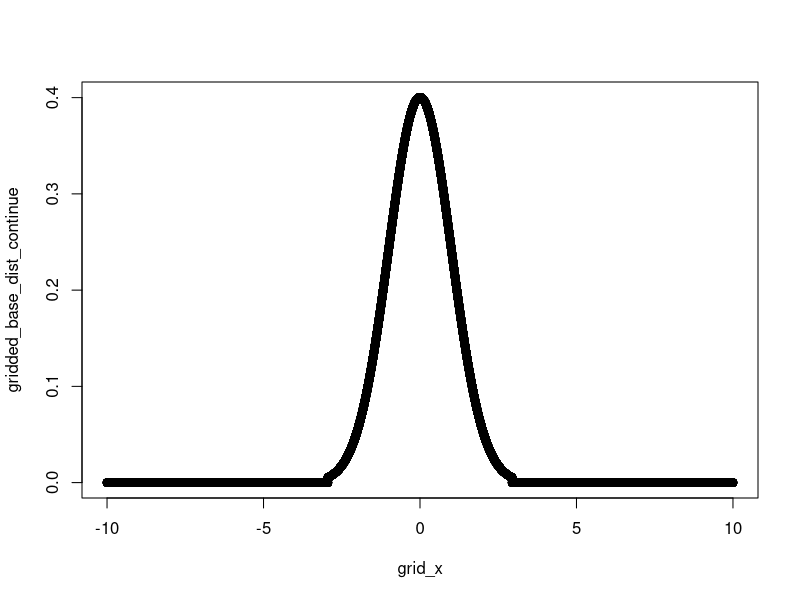
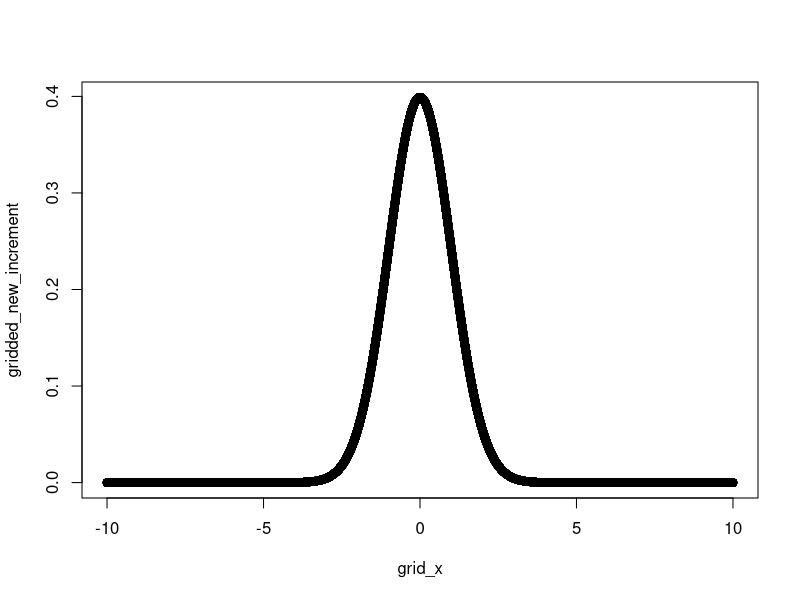
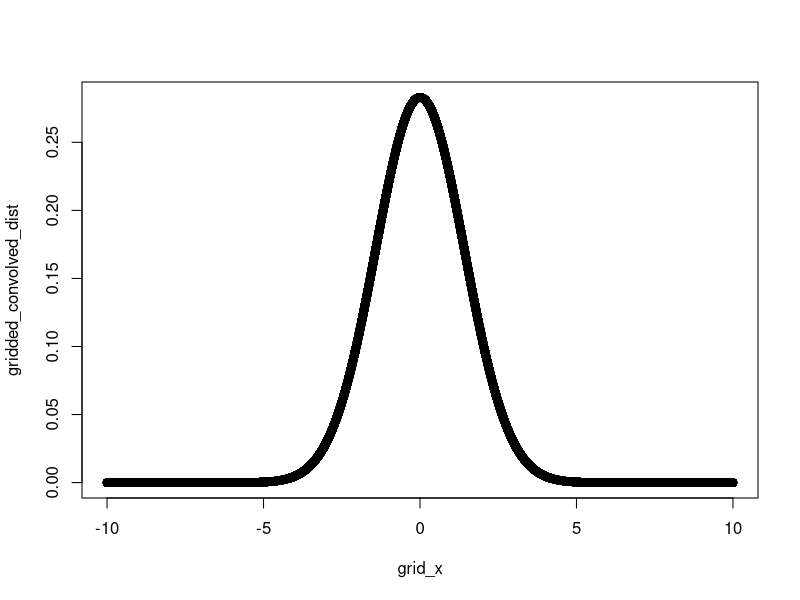
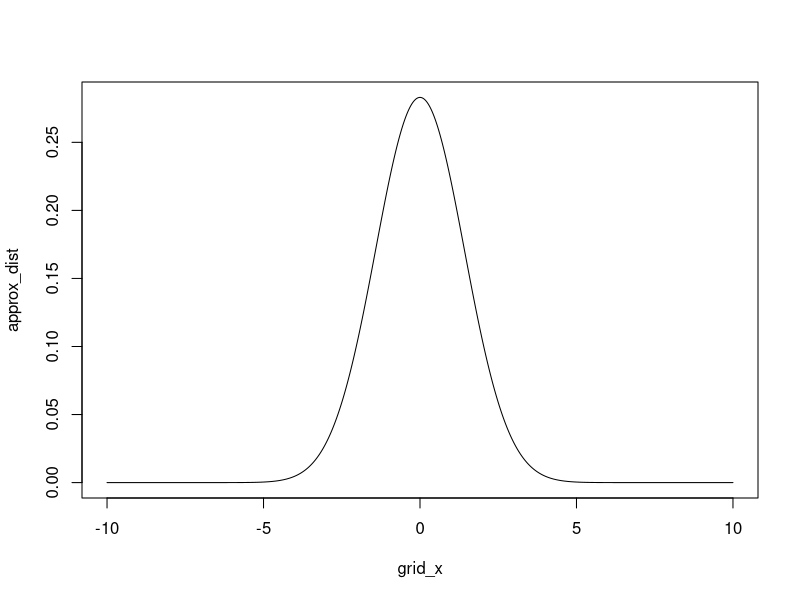
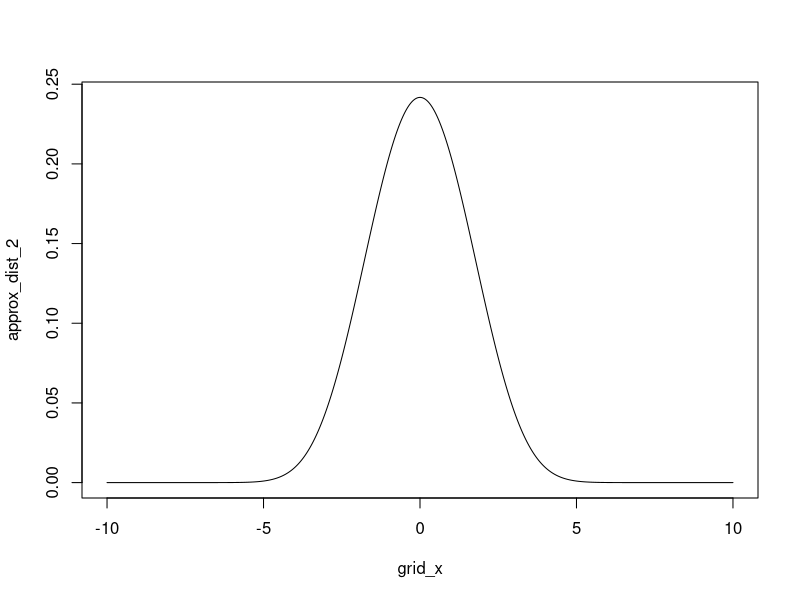

Recreate these plots in R, in order.
## In what follows I am assuming the effect-size is 0!
### This would have to be modified for constructing confidence intervals


## Defining the grid on which we want to evaluate the densities
lower = -10
upper = 10
l.out = 100000
grid_x <- seq(from = lower, to = upper, length.out = l.out)
delta = (upper - lower)/l.out

### This should be the cutoff for significance from the first block (on the score scale I believe)
### (It shouldn't be 2! It should be a bit bigger, depending on our design, I just threw in 2 because it seemed semi-reasonable)
cutoff <- 2
cutoff <- 2.943058

### Here we set up the truncated distribution of the statistic from the first block.
### I standardize it (to make it a dist), though that is actually not necessary
### For future blocks this will change!
gridded_base_dist <- dnorm(grid_x)
gridded_base_dist_continue <- gridded_base_dist
gridded_base_dist_continue[which(abs(grid_x) >= cutoff)] <- 0
gridded_base_dist_continue <- gridded_base_dist_continue / (sum(gridded_base_dist_continue)*delta)

### This is the distribution of the new increment
### I believe I am implicitly doing things on the score scale for equally sized blocks
### Otherwise I should probably modify the SD below
gridded_new_increment <- dnorm(grid_x)

### Here I convolve the two distributions
### The convolve function in R is quite fast and nice!
### but it flips things in a funny way (so I flip it back)
est_flipped <- convolve(gridded_base_dist_continue,
                        gridded_new_increment)  * delta
gridded_convolved_dist <- est_flipped[c(ceiling(length(grid_x)/2):length(grid_x),
                               1:(ceiling(length(grid_x)/2)-1))]


plot(grid_x, gridded_base_dist_continue) ## the dist of the statistic at the previous stage
plot(grid_x, gridded_new_increment) ## the dist of the new increment
plot(grid_x, gridded_convolved_dist) ## the dist of the sum
sum(gridded_convolved_dist)*delta ## checking to make sure this is a dist

## doing this in function form

recursive_integ <- function(gridded_base_dist,
                            gridded_new_increment,
                            delta,
                            cutoff){
  gridded_base_dist_continue <- gridded_base_dist
  gridded_base_dist_continue[which(abs(grid_x) >= cutoff)] <- 0
  gridded_base_dist_continue <- gridded_base_dist_continue / (sum(gridded_base_dist_continue)*delta)

  est_flipped <- convolve(gridded_base_dist_continue,
                          gridded_new_increment)  * delta
  gridded_convolved_dist <- est_flipped[c(ceiling(length(grid_x)/2):length(grid_x),
                                          1:(ceiling(length(grid_x)/2)-1))]
  return(gridded_convolved_dist)
}

## Testing the function version

approx_dist <-recursive_integ(gridded_base_dist,
                              gridded_new_increment,
                              delta,
                              cutoff)
plot(grid_x,approx_dist, type='l')

## We can also do this again with the output for the second stage to get the sampling distribution for the 3rd
## I suspect I'm doing the cutoff wrong (trying to convert from the score scale to the likelihood ratio scale)

cutoff_2 <- cutoff*sqrt(2)
cutoff_2 <- 1.987662*sqrt(2)

gridded_base_dist_2 <- approx_dist

approx_dist_2 <-recursive_integ(gridded_base_dist_2,
                              gridded_new_increment,
                              delta,
                              cutoff_2)
plot(grid_x,approx_dist_2, type='l')
